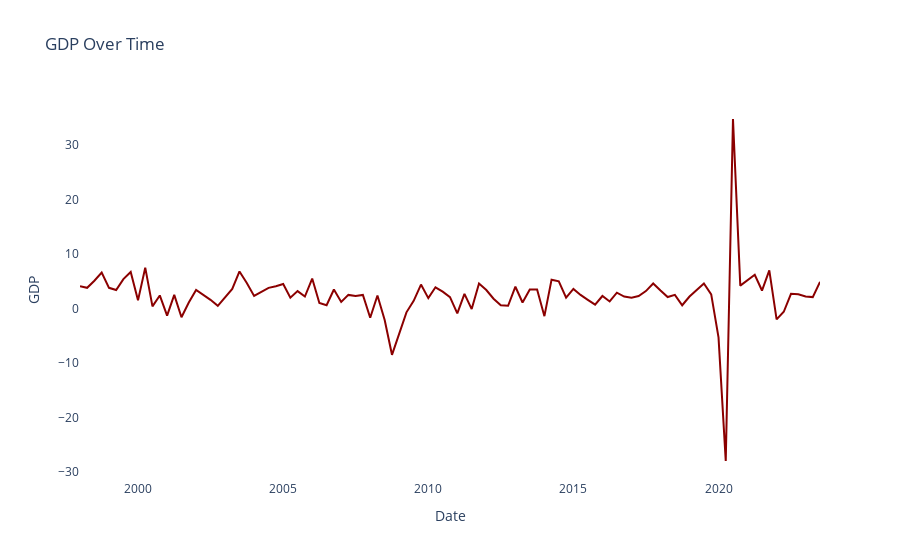

Notebook cell for this chart:
### Code cell
fig = px.line(gdp, x='DATE', y='A191RL1Q225SBEA', title='GDP Over Time',
              labels={'DATE': 'Date', 'A191RL1Q225SBEA': 'GDP'})

# Make visual modifications
fig.update_traces(
    line=dict(color='darkred', width=2),  # Change line color to dark red and set line width
    mode='lines',  # Set mode to 'lines' only
)

fig.update_layout(
    hovermode='x unified',
    plot_bgcolor='rgba(0, 0, 0, 0)',  # Set the background color of the plot
)

# Save the plot as an HTML file
fig.write_html('gdp_plot_custom.html')
fig.show()

### Figure 1 — Plotly figure (JSON) as saved in the notebook; plotly's stock layout.template omitted (floating-point values rounded to 4 significant figures)
{"data": [{"hovertemplate": "Date=%{x}<br>GDP=%{y}<extra></extra>", "legendgroup": "", "line": {"color": "darkred", "dash": "solid", "width": 2}, "marker": {"symbol": "circle"}, "mode": "lines", "name": "", "orientation": "v", "showlegend": false, "type": "scatter", "x": ["1998-01-01", "1998-04-01", "1998-07-01", "1998-10-01", "1999-01-01", "1999-04-01", "1999-07-01", "1999-10-01", "2000-01-01", "2000-04-01", "2000-07-01", "2000-10-01", "2001-01-01", "2001-04-01", "2001-07-01", "2001-10-01", "2002-01-01", "2002-04-01", "2002-07-01", "2002-10-01", "2003-01-01", "2003-04-01", "2003-07-01", "2003-10-01", "2004-01-01", "2004-04-01", "2004-07-01", "2004-10-01", "2005-01-01", "2005-04-01", "2005-07-01", "2005-10-01", "2006-01-01", "2006-04-01", "2006-07-01", "2006-10-01", "2007-01-01", "2007-04-01", "2007-07-01", "2007-10-01", "2008-01-01", "2008-04-01", "2008-07-01", "2008-10-01", "2009-01-01", "2009-04-01", "2009-07-01", "2009-10-01", "2010-01-01", "2010-04-01", "2010-07-01", "2010-10-01", "2011-01-01", "2011-04-01", "2011-07-01", "2011-10-01", "2012-01-01", "2012-04-01", "2012-07-01", "2012-10-01", "2013-01-01", "2013-04-01", "2013-07-01", "2013-10-01", "2014-01-01", "2014-04-01", "2014-07-01", "2014-10-01", "2015-01-01", "2015-04-01", "2015-07-01", "2015-10-01", "2016-01-01", "2016-04-01", "2016-07-01", "2016-10-01", "2017-01-01", "2017-04-01", "2017-07-01", "2017-10-01", "2018-01-01", "2018-04-01", "2018-07-01", "2018-10-01", "2019-01-01", "2019-04-01", "2019-07-01", "2019-10-01", "2020-01-01", "2020-04-01", "2020-07-01", "2020-10-01", "2021-01-01", "2021-04-01", "2021-07-01", "2021-10-01", "2022-01-01", "2022-04-01", "2022-07-01", "2022-10-01", "2023-01-01", "2023-04-01", "2023-07-01"], "xaxis": "x", "y": [4.1, 3.8, 5.1, 6.6, 3.8, 3.4, 5.4, 6.7, 1.5, 7.5, 0.4, 2.4, -1.3, 2.5, -1.6, 1.1, 3.4, 2.5, 1.6, 0.5, 2.1, 3.6, 6.8, 4.7, 2.3, 3.1, 3.8, 4.1, 4.5, 2, 3.2, 2.2, 5.5, 1, 0.6, 3.5, 1.2, 2.5, 2.3, 2.5, -1.7, 2.4, -2.1, -8.5, -4.5, -0.7, 1.4, 4.4, 1.9, 3.9, 3.1, 2.1, -0.9, 2.7, -0.1, 4.6, 3.4, 1.8, 0.6, 0.5, 4, 1.1, 3.5, 3.5, -1.4, 5.3, 5, 2, 3.6, 2.5, 1.6, 0.7, 2.3, 1.3, 2.9, 2.2, 2, 2.3, 3.2, 4.6, 3.3, 2.1, 2.5, 0.6, 2.2, 3.4, 4.6, 2.6, -5.3, -28, 34.8, 4.2, 5.2, 6.2, 3.3, 7, -2, -0.6, 2.7, 2.6, 2.2, 2.1, 4.9], "yaxis": "y"}], "layout": {"hovermode": "x unified", "legend": {"tracegroupgap": 0}, "plot_bgcolor": "rgba(0, 0, 0, 0)", "title": {"text": "GDP Over Time"}, "xaxis": {"anchor": "y", "domain": [0, 1], "title": {"text": "Date"}}, "yaxis": {"anchor": "x", "domain": [0, 1], "title": {"text": "GDP"}}}}
